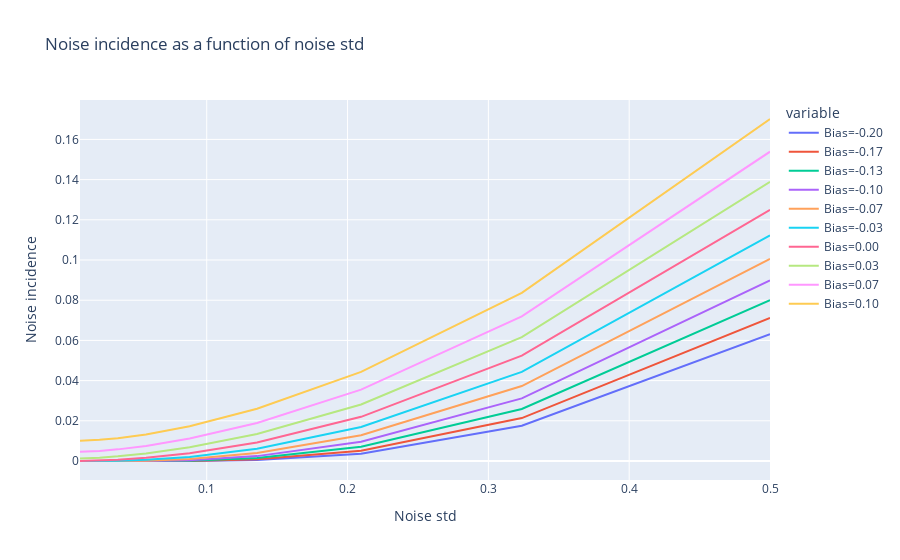

The notebook cell saved with this chart:
### Code cell
b = np.linspace(-.2, .1, 10)
noise_std = torch.logspace(np.log10(0.01), np.log10(0.5), 10)
noise_inc_values = noise_incidence_vec(b, noise_std[:, None])
# noise_inc_values = noise_inc_values / noise_inc_values[:, [9]]
    # noise_fn_values = noise_error_fn_vec()
# line([x for x in noise_inc_values], x=b)
line([x for x in noise_inc_values.T], x=noise_std, names=[f'Bias={b_i:.2f}' for b_i in b],
     labels=dict(x='Noise std', value='Noise incidence'), title='Noise incidence as a function of noise std')
    # line(noise_inc_values, x=b_values, labels=dict(x='Lower integration limit', value='Expected noise incidence'),
    #     title='Expected noise incidence as a function of b', names=[f'sigma={sigma}' for sigma in sigma_values])
    # line(noise_fn_values, x=b_values, labels=dict(value='Noise density'), title='Derivative of the noise incidence x^2 * f(x)',
    #     names=[f'sigma={sigma}' for sigma in sigma_values])

### Figure 1 — Plotly figure (JSON) as saved in the notebook; plotly's stock layout.template omitted (floating-point values rounded to 4 significant figures)
{"data": [{"hovertemplate": "variable=wide_variable_0<br>Noise std=%{x}<br>Noise incidence=%{y}<extra></extra>", "legendgroup": "wide_variable_0", "line": {"color": "#636efa", "dash": "solid"}, "marker": {"symbol": "circle"}, "mode": "lines", "name": "Bias=-0.20", "orientation": "v", "showlegend": true, "type": "scatter", "x": [0.01, 0.01544, 0.02385, 0.03684, 0.0569, 0.08788, 0.1357, 0.2096, 0.3237, 0.5], "xaxis": "x", "y": [1.968e-95, 4.365e-44, 3.4e-22, 2.266e-12, 8.494e-08, 1.919e-05, 0.0004502, 0.003661, 0.01752, 0.0631], "yaxis": "y"}, {"hovertemplate": "variable=wide_variable_1<br>Noise std=%{x}<br>Noise incidence=%{y}<extra></extra>", "legendgroup": "wide_variable_1", "line": {"color": "#EF553B", "dash": "solid"}, "marker": {"symbol": "circle"}, "mode": "lines", "name": "Bias=-0.17", "orientation": "v", "showlegend": true, "type": "scatter", "x": [0.01, 0.01544, 0.02385, 0.03684, 0.0569, 0.08788, 0.1357, 0.2096, 0.3237, 0.5], "xaxis": "x", "y": [1.394e-68, 8.117e-33, 2.838e-17, 3.29e-10, 8.574e-07, 6.015e-05, 0.0008232, 0.005135, 0.02136, 0.07117], "yaxis": "y"}, {"hovertemplate": "variable=wide_variable_2<br>Noise std=%{x}<br>Noise incidence=%{y}<extra></extra>", "legendgroup": "wide_variable_2", "line": {"color": "#00cc96", "dash": "solid"}, "marker": {"symbol": "circle"}, "mode": "lines", "name": "Bias=-0.13", "orientation": "v", "showlegend": true, "type": "scatter", "x": [0.01, 0.01544, 0.02385, 0.03684, 0.0569, 0.08788, 0.1357, 0.2096, 0.3237, 0.5], "xaxis": "x", "y": [1.475e-46, 1.575e-23, 3.638e-13, 2.289e-08, 6.489e-06, 0.0001688, 0.001443, 0.007084, 0.02589, 0.08007], "yaxis": "y"}, {"hovertemplate": "variable=wide_variable_3<br>Noise std=%{x}<br>Noise incidence=%{y}<extra></extra>", "legendgroup": "wide_variable_3", "line": {"color": "#ab63fa", "dash": "solid"}, "marker": {"symbol": "circle"}, "mode": "lines", "name": "Bias=-0.10", "orientation": "v", "showlegend": true, "type": "scatter", "x": [0.01, 0.01544, 0.02385, 0.03684, 0.0569, 0.08788, 0.1357, 0.2096, 0.3237, 0.5], "xaxis": "x", "y": [2.335e-29, 3.909e-16, 7.257e-10, 7.802e-07, 3.727e-05, 0.000426, 0.002427, 0.009617, 0.03116, 0.08984], "yaxis": "y"}, {"hovertemplate": "variable=wide_variable_4<br>Noise std=%{x}<br>Noise incidence=%{y}<extra></extra>", "legendgroup": "wide_variable_4", "line": {"color": "#FFA15A", "dash": "solid"}, "marker": {"symbol": "circle"}, "mode": "lines", "name": "Bias=-0.07", "orientation": "v", "showlegend": true, "type": "scatter", "x": [0.01, 0.01544, 0.02385, 0.03684, 0.0569, 0.08788, 0.1357, 0.2096, 0.3237, 0.5], "xaxis": "x", "y": [5.709e-17, 1.54e-10, 2.458e-07, 1.352e-05, 0.0001652, 0.000973, 0.003926, 0.01285, 0.03728, 0.1005], "yaxis": "y"}, {"hovertemplate": "variable=wide_variable_5<br>Noise std=%{x}<br>Noise incidence=%{y}<extra></extra>", "legendgroup": "wide_variable_5", "line": {"color": "#19d3f3", "dash": "solid"}, "marker": {"symbol": "circle"}, "mode": "lines", "name": "Bias=-0.03", "orientation": "v", "showlegend": true, "type": "scatter", "x": [0.01, 0.01544, 0.02385, 0.03684, 0.0569, 0.08788, 0.1357, 0.2096, 0.3237, 0.5], "xaxis": "x", "y": [4.411e-09, 8.552e-07, 1.685e-05, 0.0001258, 0.0005759, 0.002024, 0.00612, 0.01693, 0.04433, 0.1122], "yaxis": "y"}, {"hovertemplate": "variable=wide_variable_6<br>Noise std=%{x}<br>Noise incidence=%{y}<extra></extra>", "legendgroup": "wide_variable_6", "line": {"color": "#FF6692", "dash": "solid"}, "marker": {"symbol": "circle"}, "mode": "lines", "name": "Bias=0.00", "orientation": "v", "showlegend": true, "type": "scatter", "x": [0.01, 0.01544, 0.02385, 0.03684, 0.0569, 0.08788, 0.1357, 0.2096, 0.3237, 0.5], "xaxis": "x", "y": [5e-05, 0.0001193, 0.0002845, 0.0006786, 0.001619, 0.003861, 0.00921, 0.02197, 0.0524, 0.125], "yaxis": "y"}, {"hovertemplate": "variable=wide_variable_7<br>Noise std=%{x}<br>Noise incidence=%{y}<extra></extra>", "legendgroup": "wide_variable_7", "line": {"color": "#B6E880", "dash": "solid"}, "marker": {"symbol": "circle"}, "mode": "lines", "name": "Bias=0.03", "orientation": "v", "showlegend": true, "type": "scatter", "x": [0.01, 0.01544, 0.02385, 0.03684, 0.0569, 0.08788, 0.1357, 0.2096, 0.3237, 0.5], "xaxis": "x", "y": [0.001211, 0.001349, 0.001663, 0.002342, 0.003773, 0.00681, 0.01341, 0.02812, 0.06158, 0.1389], "yaxis": "y"}, {"hovertemplate": "variable=wide_variable_8<br>Noise std=%{x}<br>Noise incidence=%{y}<extra></extra>", "legendgroup": "wide_variable_8", "line": {"color": "#FF97FF", "dash": "solid"}, "marker": {"symbol": "circle"}, "mode": "lines", "name": "Bias=0.07", "orientation": "v", "showlegend": true, "type": "scatter", "x": [0.01, 0.01544, 0.02385, 0.03684, 0.0569, 0.08788, 0.1357, 0.2096, 0.3237, 0.5], "xaxis": "x", "y": [0.004544, 0.004683, 0.005013, 0.005788, 0.007517, 0.01119, 0.01894, 0.03553, 0.07197, 0.1539], "yaxis": "y"}, {"hovertemplate": "variable=wide_variable_9<br>Noise std=%{x}<br>Noise incidence=%{y}<extra></extra>", "legendgroup": "wide_variable_9", "line": {"color": "#FECB52", "dash": "solid"}, "marker": {"symbol": "circle"}, "mode": "lines", "name": "Bias=0.10", "orientation": "v", "showlegend": true, "type": "scatter", "x": [0.01, 0.01544, 0.02385, 0.03684, 0.0569, 0.08788, 0.1357, 0.2096, 0.3237, 0.5], "xaxis": "x", "y": [0.0101, 0.01024, 0.01057, 0.01136, 0.0132, 0.0173, 0.02599, 0.04432, 0.08364, 0.1702], "yaxis": "y"}], "layout": {"hovermode": "x unified", "legend": {"title": {"text": "variable"}, "tracegroupgap": 0}, "title": {"text": "Noise incidence as a function of noise std"}, "xaxis": {"anchor": "y", "domain": [0, 1], "title": {"text": "Noise std"}}, "yaxis": {"anchor": "x", "domain": [0, 1], "title": {"text": "Noise incidence"}}}}
